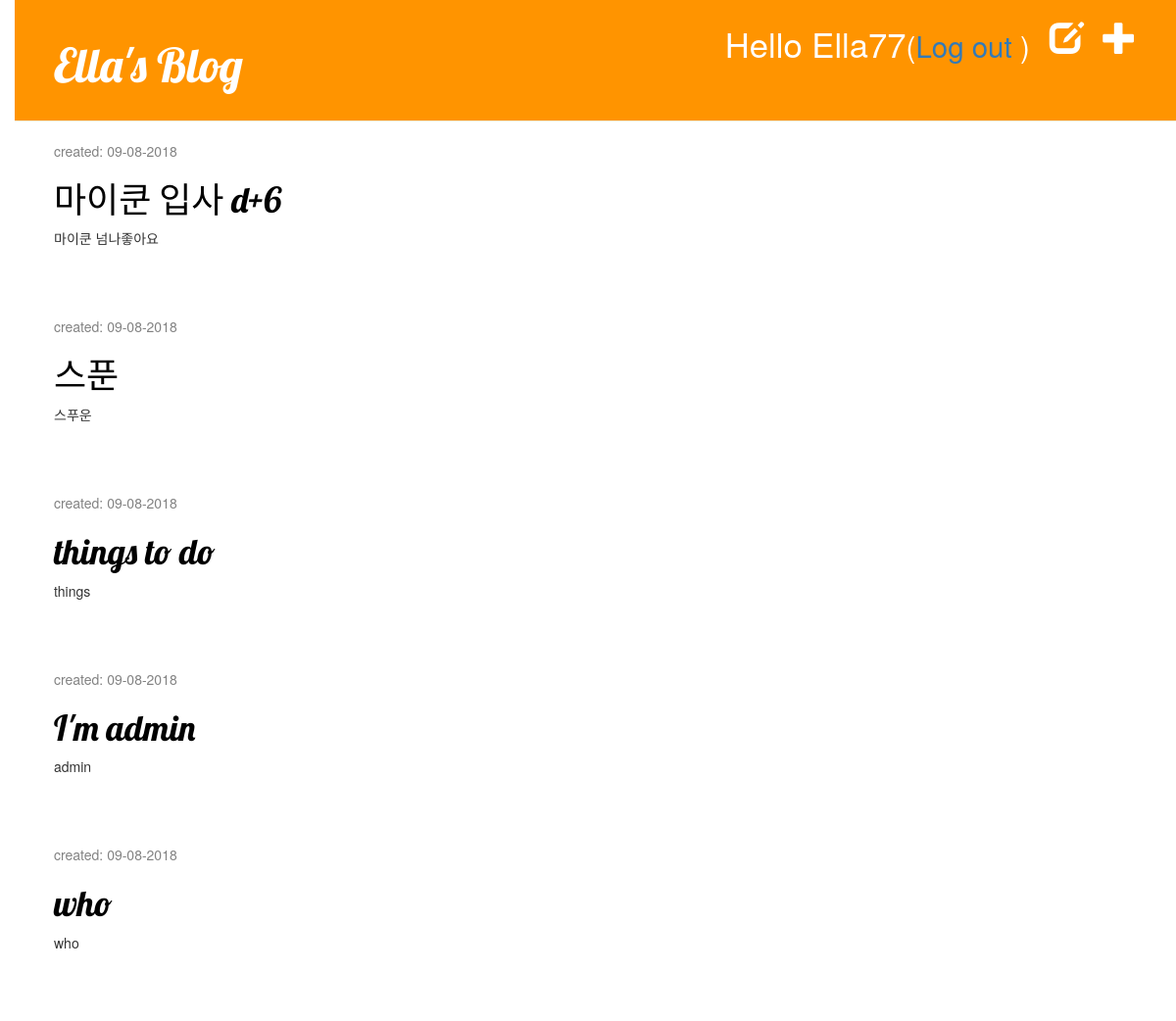
Page /drafts/ (signed in) on the earlier database version.
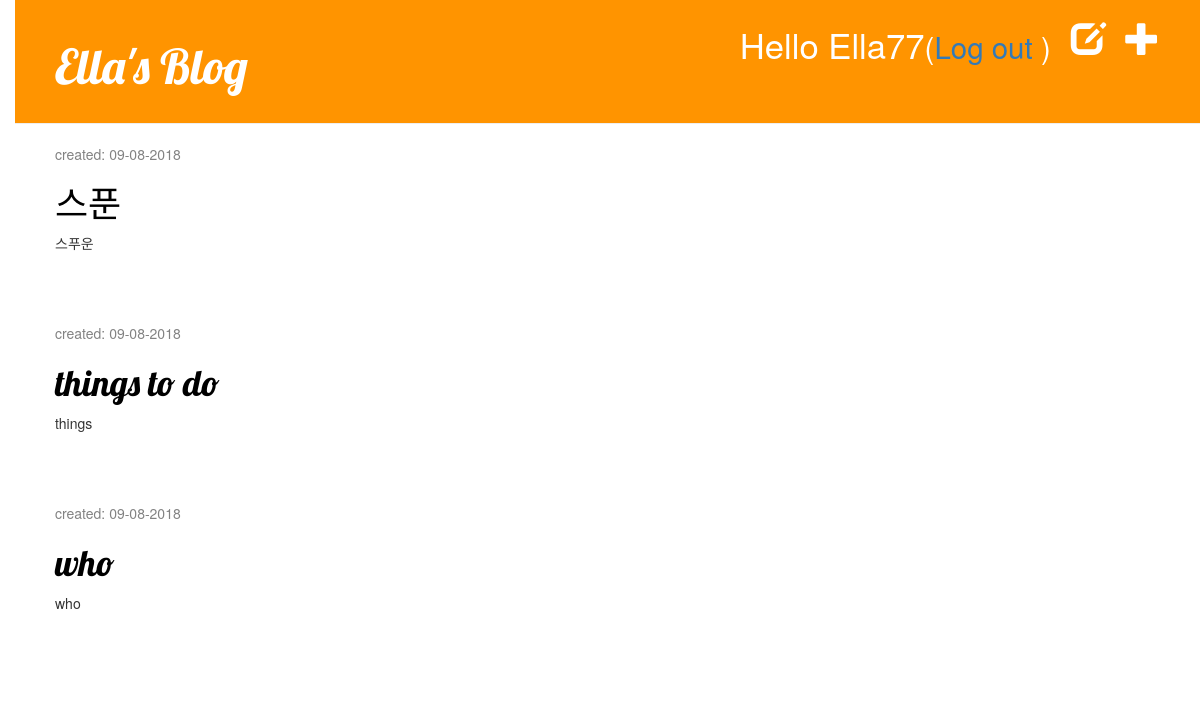
Same page on the later database version.
### blog/models.py (models this page shows, shortened)
class Post(models.Model):
    author = models.ForeignKey('auth.User', on_delete= models.CASCADE)
    title = models.CharField(max_length =200)
    text = models.TextField()
    created_date = models.DateTimeField(default = timezone.now)
    published_date = models.DateTimeField(blank = True, null = True)

### blog/views.py (the view)
# urls.py: url(r'^drafts/$', views.post_draft_list, name='post_draft_list'),
@login_required
def post_draft_list(request):
    posts = Post.objects.filter(published_date__isnull=True).order_by('created_date')
    return render(request, 'blog/post_draft_list.html', {'posts': posts})

### blog/templates/blog/post_draft_list.html
{%  extends 'blog/base.html' %}
{% block content %}
    {% for post in posts %}
     <div class = "post">
         <p class="date"> created: {{ post.created_date|date:'d-m-Y' }}</p>
         <h1> <a href ="{%  url 'post_detail' pk=post.pk %}">{{ post.title }}</a></h1>
         <p>{{ post.text|truncatechars:200 }}</p>
     </div>
    {% endfor %}
{% endblock %}

Differences in the rows shown:
no longer on this page (row edited): Post: created_date "09-08-2018", title "마이쿤 입사 d+6", text "마이쿤 넘나좋아요"
no longer on this page (row edited): Post: created_date "09-08-2018", title "I'm admin", text "admin"
